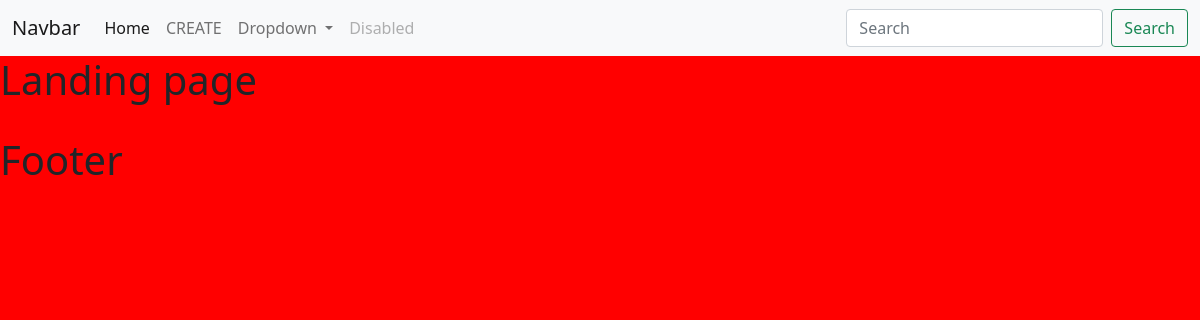
Before: / with the older database file.
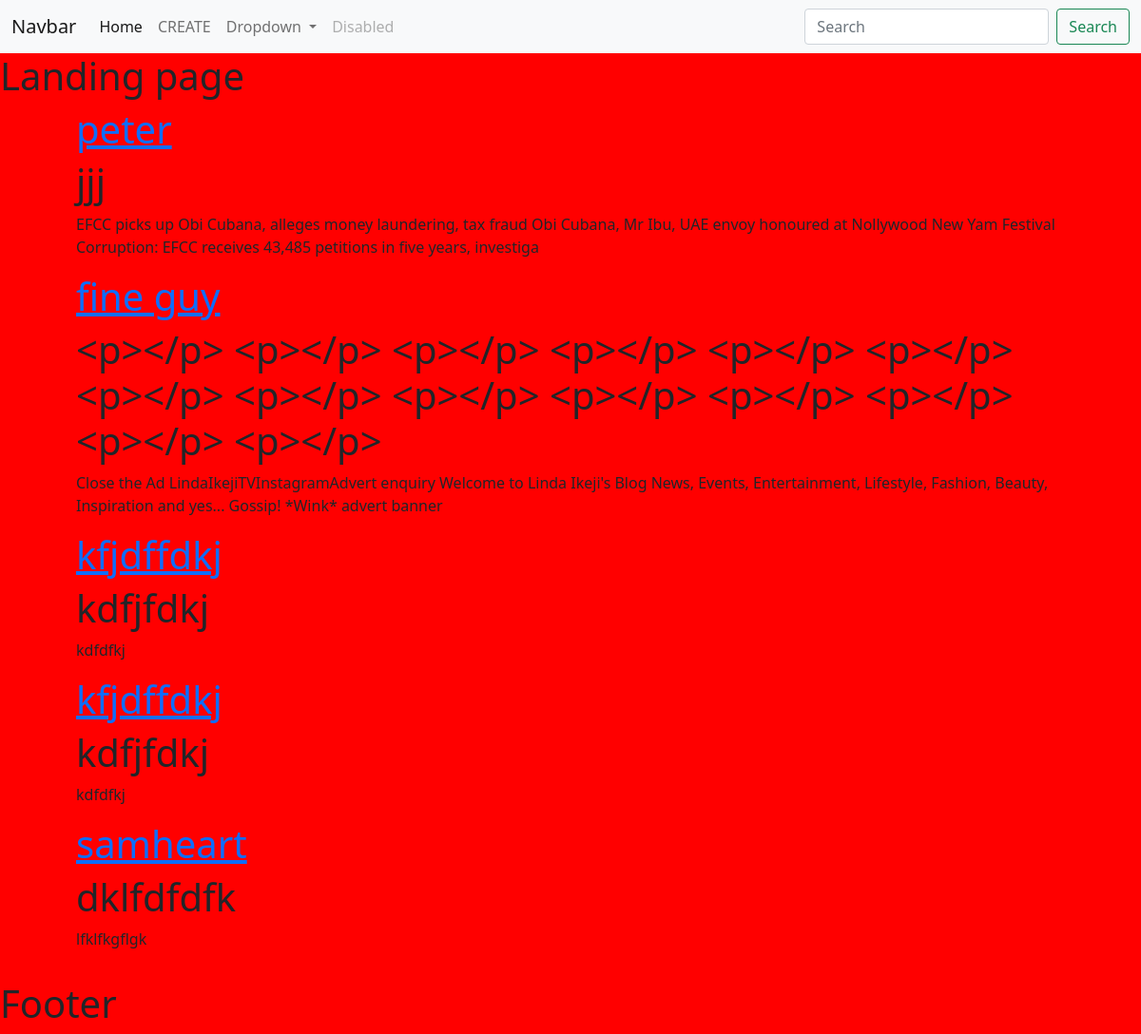
After: the same page with the newer database file.
### core/models.py (models this page shows, shortened)
class blog(models.Model):
    name = models.CharField(max_length=100)
    title= models.CharField(max_length=200)
    body = models.TextField()

### core/views.py (the view)
# urls.py: path('', home, name="home"),
def home(request):
    blogs = blog.objects.all()
    context = {
        'blogs':blogs
    }
    return render(request, 'index.html', context)

### core/templates/index.html
{% extends "base.html" %}
    {% block content %}
    <h1> Landing page</h1>
<div class="b1">
    {% for i in blogs %}
        <h1> <a href=" {% url 'core:blogDetail' i.id   %}"> {{i.name}} </a> </h1>
        <h1> {{i.title}}</h1>
        <p>{{i.body| slice:":200"}}</p>
    {% endfor%}
</div>
    {% endblock content%}

### templates/base.html (shortened to what this page needs)
{% load static %}
<!DOCTYPE html>
<html lang="en">
<head>
    <link href="https://cdn.jsdelivr.net/npm/bootstrap@5.0.2/dist/css/bootstrap.min.css" rel="stylesheet">
    <link rel="stylesheet" href="{% static 'css/index.css' %}">
</head>
<body>
    <nav class="navbar navbar-expand-lg navbar-light bg-light">
        <div class="container-fluid">
          <a class="navbar-brand" href="#">Navbar</a>
          <div class="collapse navbar-collapse" id="navbarSupportedContent">
            <ul class="navbar-nav me-auto mb-2 mb-lg-0">
              <li class="nav-item">
                <a class="nav-link active" aria-current="page" href="#">Home</a>
              </li>
              <li class="nav-item">
                <a class="nav-link" href="{% url 'core:createBlog' %}">CREATE</a>
              </li>
              <li class="nav-item dropdown">
                <a class="nav-link dropdown-toggle" href="#" id="navbarDropdown" role="button" data-bs-toggle="dropdown" aria-expanded="false">
                  Dropdown
                </a>
              </li>
              <li class="nav-item">
                <a class="nav-link disabled" href="#" tabindex="-1" aria-disabled="true">Disabled</a>
              </li>
            </ul>
            <form class="d-flex">
              <input class="form-control me-2" type="search" placeholder="Search" aria-label="Search">
              <button class="btn btn-outline-success" type="submit">Search</button>
            </form>
          </div>
        </div>
      </nav>
    {% block content %}
    {% endblock content%}
    <h1>  Footer </h1>
</body>
</html>

### static/css/index.css (style rules this page uses)
body { background-color: red; }
.b1 { margin: 0 5em 2em 5em; }

Changed rows visible on the page:
added blog: name "peter", title "jjj", body "EFCC picks up Obi Cubana, alleges money laundering, tax fraud Obi Cubana, Mr Ibu, UAE envoy honoured at Nollywood New Yam Festival Corruption: EFCC receives 43,485 petitions in five years, investiga"
added blog: name "fine guy", title "<p></p> <p></p> <p></p> <p></p> <p></p> <p></p> <p></p> <p></p> <p></p> <p></p> <p></p> <p></p> <p></p> <p></p>", body "Close the Ad LindaIkejiTVInstagramAdvert enquiry Welcome to Linda Ikeji's Blog News, Events, Entertainment, Lifestyle, Fashion, Beauty, Inspiration and yes... Gossip! *Wink* advert banner"
added blog: name "kfjdffdkj", title "kdfjfdkj", body "kdfdfkj"
added blog: name "kfjdffdkj", title "kdfjfdkj", body "kdfdfkj"
added blog: name "samheart", title "dklfdfdfk", body "lfklfkgflgk"
